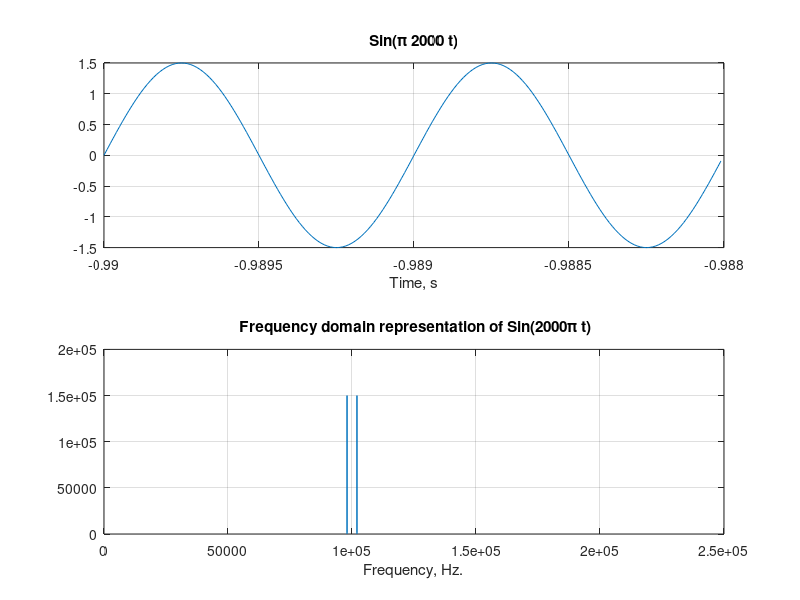

Here is the MATLAB script that generated this plot:
t=-1:0.00001:1;
g = 1.5*sin(2000*pi*t);
subplot(211)
plot(t(1001:1200),g(1:200))
grid
title('Sin(\pi 2000 t)')
xlabel('Time, s')
subplot(212)
X=abs(fft(g));
X2=fftshift(X);
% f 
plot(X2);
grid
title(' Frequency domain representation of Sin(2000\pi t)')
xlabel('Frequency, Hz.')
